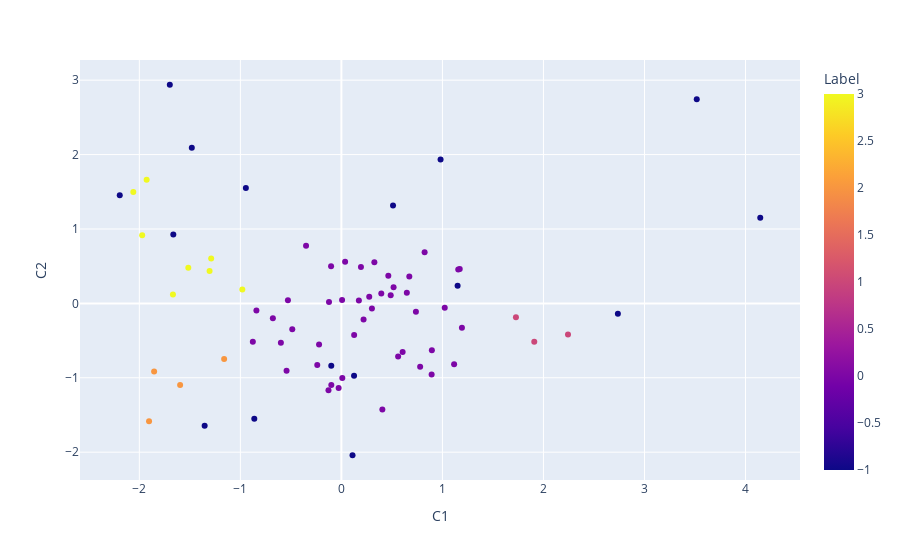

The notebook cell saved with this chart:
### Code cell
clusters = visualize_clusters(0.7, 3)

### Figure 1 — Plotly figure (JSON) as saved in the notebook; plotly's stock layout.template omitted (floating-point values rounded to 4 significant figures)
{"data": [{"customdata": [["Ramechhap"], ["Gorkha"], ["Saptari"], ["Siraha"], ["Rautahat"], ["Lamjung"], ["Rasuwa"], ["Dhading"], ["Kavrepalanchok"], ["Dolakha"], ["Nuwakot"], ["Okhaldhunga"], ["Parbat"], ["Kaski"], ["Bara"], ["Bhaktapur"], ["Lalitpur"], ["Parsa"], ["Khotang"], ["Tanahu"], ["Sarlahi"], ["Myagdi"], ["Sindhuli"], ["Chitwan"], ["Syangja"], ["Sindhupalchok"], ["Dhanusa"], ["Mahottari"], ["Udayapur"], ["Morang"], ["Darchula"], ["Dhankuta"], ["Baitadi"], ["Solukhumbu"], ["Baglung"], ["Salyan"], ["Arghakhanchi"], ["Kathmandu"], ["Sankhuwasabha"], ["Rukum"], ["Banke"], ["Sunsari"], ["Bhojpur"], ["Rupandehi"], ["Palpa"], ["Panchthar"], ["Gulmi"], ["Makwanpur"], ["Tehrathum"], ["Dailekh"], ["Ilam"], ["Dadeldhura"], ["Nawalparasi"], ["Kapilbastu"], ["Dang"], ["Jhapa"], ["Surkhet"], ["Bardiya"], ["Achham"], ["Kanchanpur"], ["Doti"], ["Kailali"], ["Jajarkot"], ["Rolpa"], ["Taplejung"], ["Mugu"], ["Bajhang"], ["Mustang"], ["Manang"], ["Pyuthan"], ["Humla"], ["Bajura"], ["Kalikot"], ["Jumla"], ["Dolpa"]], "hovertemplate": "C1=%{x}<br>C2=%{y}<br>District=%{customdata[0]}<br>Label=%{marker.color}<extra></extra>", "legendgroup": "", "marker": {"color": [-1, 0, -1, -1, 2, 0, -1, 0, 0, 0, 0, 0, 0, 1, -1, 1, -1, 0, 0, 0, 2, 0, 0, 1, 0, 0, 2, 2, 0, 0, 0, 0, 0, -1, 0, 0, 0, -1, 0, 0, 0, 0, 0, 0, 0, 0, 0, 0, 0, 0, 0, 0, 0, 3, 0, 0, 0, 0, 3, 0, 3, 0, 3, 3, -1, -1, 3, -1, -1, -1, -1, 3, 3, -1, -1], "coloraxis": "coloraxis", "symbol": "circle"}, "mode": "markers", "name": "", "showlegend": false, "type": "scatter", "x": [0.1102, 0.4054, -0.8623, -1.354, -1.904, 0.8931, 0.1253, -0.02733, 1.116, -0.1278, -0.09975, 0.009026, 0.7795, 2.243, -0.1003, 1.909, 2.737, -0.2389, 0.5614, 0.8956, -1.596, 0.6061, -0.5428, 1.728, 1.193, -0.221, -1.161, -1.854, 0.1263, 0.7376, -0.599, 1.023, -0.8766, 1.15, 0.2194, -0.4862, 0.3021, 4.146, 0.4881, -0.6784, -0.1227, 0.2755, 0.1728, 0.3949, 0.6478, 0.5166, 0.006907, 0.6722, 1.171, -0.8412, 1.157, -0.5292, 0.4644, -0.9806, 0.3264, 0.8238, 0.1935, -0.1021, -1.667, 0.03672, -1.305, -0.3499, -1.515, -1.289, 0.5111, -1.664, -1.972, 0.9817, 3.517, -0.9457, -2.194, -2.06, -1.928, -1.481, -1.698], "xaxis": "x", "y": [-2.041, -1.425, -1.551, -1.646, -1.584, -0.9554, -0.9718, -1.138, -0.8171, -1.169, -1.096, -1.005, -0.8517, -0.4186, -0.8379, -0.517, -0.1392, -0.8269, -0.7135, -0.6298, -1.098, -0.6519, -0.9056, -0.1854, -0.329, -0.5523, -0.7464, -0.9153, -0.4246, -0.1124, -0.529, -0.05747, -0.5162, 0.2353, -0.2176, -0.3492, -0.06973, 1.151, 0.1108, -0.1988, 0.02006, 0.08815, 0.03888, 0.1322, 0.1426, 0.217, 0.0438, 0.3607, 0.462, -0.09433, 0.4564, 0.04149, 0.3702, 0.1858, 0.5534, 0.6862, 0.4879, 0.4995, 0.1203, 0.5593, 0.434, 0.7734, 0.4792, 0.6039, 1.316, 0.9267, 0.9169, 1.935, 2.744, 1.551, 1.453, 1.497, 1.662, 2.093, 2.939], "yaxis": "y"}], "layout": {"coloraxis": {"colorbar": {"title": {"text": "Label"}}, "colorscale": [[0, "#0d0887"], [0.1111, "#46039f"], [0.2222, "#7201a8"], [0.3333, "#9c179e"], [0.4444, "#bd3786"], [0.5556, "#d8576b"], [0.6667, "#ed7953"], [0.7778, "#fb9f3a"], [0.8889, "#fdca26"], [1, "#f0f921"]]}, "legend": {"tracegroupgap": 0}, "margin": {"t": 60}, "xaxis": {"anchor": "y", "domain": [0, 1], "title": {"text": "C1"}}, "yaxis": {"anchor": "x", "domain": [0, 1], "title": {"text": "C2"}}}}
